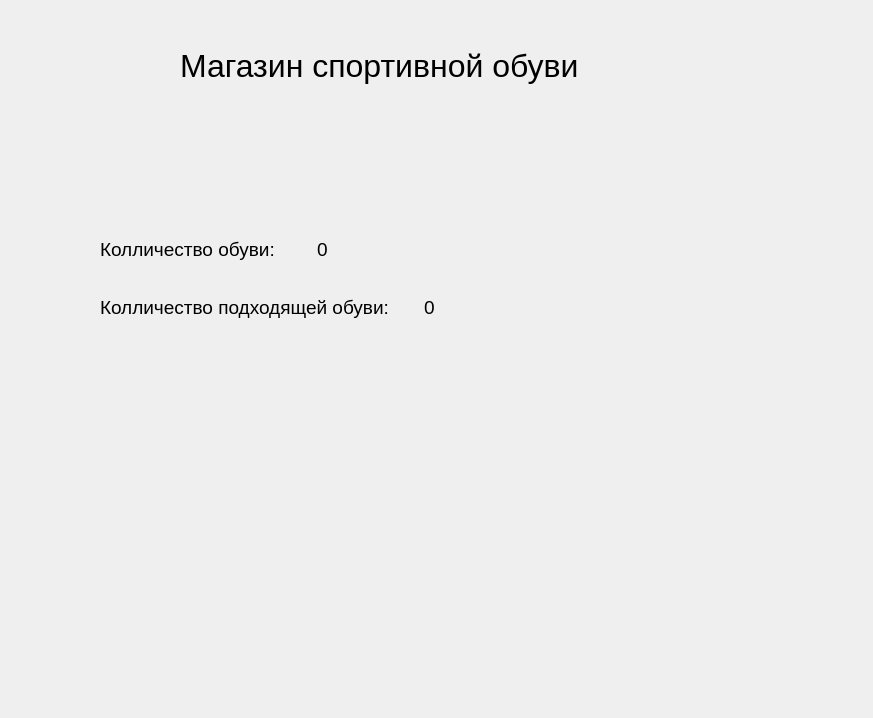
<?xml version="1.0" encoding="UTF-8"?>
<ui version="4.0">
 <class>Form</class>
 <widget class="QWidget" name="Form">
  <property name="geometry">
   <rect>
    <x>0</x>
    <y>0</y>
    <width>873</width>
    <height>718</height>
   </rect>
  </property>
  <property name="windowTitle">
   <string>Form</string>
  </property>
  <widget class="QLabel" name="label">
   <property name="geometry">
    <rect>
     <x>180</x>
     <y>20</y>
     <width>751</width>
     <height>91</height>
    </rect>
   </property>
   <property name="font">
    <font>
     <pointsize>24</pointsize>
    </font>
   </property>
   <property name="text">
    <string>Магазин спортивной обуви</string>
   </property>
  </widget>
  <widget class="QWidget" name="">
   <property name="geometry">
    <rect>
     <x>100</x>
     <y>230</y>
     <width>399</width>
     <height>96</height>
    </rect>
   </property>
   <layout class="QVBoxLayout" name="verticalLayout">
    <property name="spacing">
     <number>21</number>
    </property>
    <item>
     <layout class="QHBoxLayout" name="horizontalLayout">
      <property name="spacing">
       <number>35</number>
      </property>
      <item>
       <widget class="QLabel" name="label_2">
        <property name="font">
         <font>
          <pointsize>14</pointsize>
         </font>
        </property>
        <property name="text">
         <string>Колличество обуви:</string>
        </property>
       </widget>
      </item>
      <item>
       <widget class="QLabel" name="count_shoe">
        <property name="font">
         <font>
          <pointsize>14</pointsize>
         </font>
        </property>
        <property name="text">
         <string>0</string>
        </property>
       </widget>
      </item>
     </layout>
    </item>
    <item>
     <layout class="QHBoxLayout" name="horizontalLayout_2">
      <property name="spacing">
       <number>35</number>
      </property>
      <item>
       <widget class="QLabel" name="label_3">
        <property name="font">
         <font>
          <pointsize>14</pointsize>
         </font>
        </property>
        <property name="text">
         <string>Колличество подходящей обуви:</string>
        </property>
       </widget>
      </item>
      <item>
       <widget class="QLabel" name="count_curent_shoe">
        <property name="font">
         <font>
          <pointsize>14</pointsize>
         </font>
        </property>
        <property name="text">
         <string>0</string>
        </property>
       </widget>
      </item>
     </layout>
    </item>
   </layout>
  </widget>
 </widget>
 <resources/>
 <connections/>
</ui>
